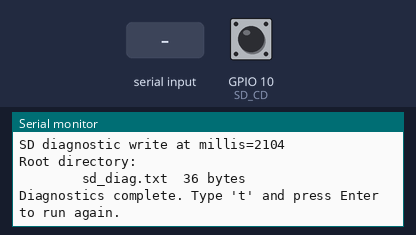
Bench run of a sketch on a simulated ESP32-S3. Parts: the last lines printed to the serial monitor. The inputs (shaded band) are chosen by the test bench; at power-on: GPIO 10 (SD_CD) HIGH. Storage starts empty.

Above: at 3.3 s.
3.4 s: "t\n" received over Serial
At 4.2 s:
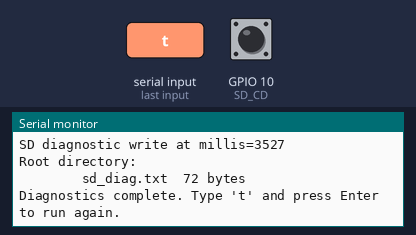
4.9 s: "T\n" received over Serial
At 5.5 s:
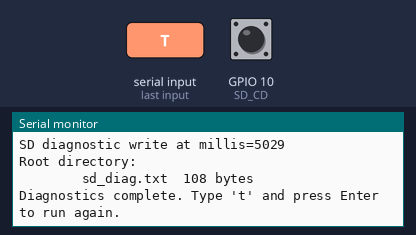
Timing chart, 0 to 7.9 s (numbered marks = the images above; inputs shaded):
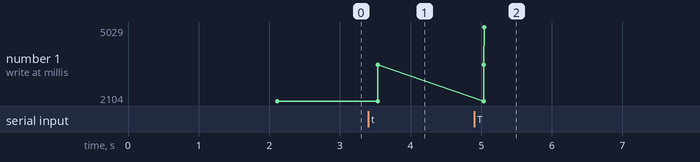

The sketch:

SD_Card_SPI_Diagnostic.ino
```cpp
#include <Arduino.h>
#include "FS.h"
#include "SD.h"
#include "SPI.h"

// Pinout copied from:
// C:\Users\samca\Documents\Arduino\SD_Card_testing\SD_Card_testing.ino
#define SD_SCK   12
#define SD_MOSI  13
#define SD_MISO  11
#define SD_CS    14
#define SD_CD    10

#define SERIAL_BAUD       115200
#define SPI_INIT_HZ       400000
#define SPI_RETRY_SLOW_HZ 100000
#define SPI_FAST_HZ       4000000

SPIClass sdSPI(FSPI);

static void printHexByte(uint8_t value) {
  if (value < 0x10) {
    Serial.print('0');
  }
  Serial.print(value, HEX);
}

static void printBytes(const uint8_t *bytes, size_t count) {
  for (size_t i = 0; i < count; i++) {
    Serial.print(" 0x");
    printHexByte(bytes[i]);
  }
  Serial.println();
}

static void deselectCard() {
  digitalWrite(SD_CS, HIGH);
  sdSPI.transfer(0xFF);
}

static void selectCard() {
  digitalWrite(SD_CS, LOW);
  sdSPI.transfer(0xFF);
}

static uint8_t waitResponse(uint32_t timeoutMs) {
  uint32_t start = millis();

  while (millis() - start < timeoutMs) {
    uint8_t response = sdSPI.transfer(0xFF);
    if ((response & 0x80) == 0) {
      return response;
    }
  }

  return 0xFF;
}

static uint8_t sendSdCommand(uint8_t cmd, uint32_t arg, uint8_t crc, uint8_t *extra, size_t extraLen) {
  selectCard();

  sdSPI.transfer(0x40 | cmd);
  sdSPI.transfer((arg >> 24) & 0xFF);
  sdSPI.transfer((arg >> 16) & 0xFF);
  sdSPI.transfer((arg >> 8) & 0xFF);
  sdSPI.transfer(arg & 0xFF);
  sdSPI.transfer(crc);

  uint8_t response = waitResponse(250);

  for (size_t i = 0; i < extraLen; i++) {
    extra[i] = sdSPI.transfer(0xFF);
  }

  deselectCard();
  return response;
}

static void printR1(const char *label, uint8_t r1) {
  Serial.print(label);
  Serial.print(" R1=0x");
  printHexByte(r1);

  if (r1 == 0xFF) {
    Serial.println(" (no response on MISO)");
    return;
  }

  if (r1 & 0x01) Serial.print(" idle");
  if (r1 & 0x02) Serial.print(" erase-reset");
  if (r1 & 0x04) Serial.print(" illegal-cmd");
  if (r1 & 0x08) Serial.print(" crc-error");
  if (r1 & 0x10) Serial.print(" erase-seq-error");
  if (r1 & 0x20) Serial.print(" address-error");
  if (r1 & 0x40) Serial.print(" parameter-error");
  if (r1 == 0x00) Serial.print(" ready");

  Serial.println();
}

static void printCardType(uint8_t cardType) {
  Serial.print("Card type: ");
  if (cardType == CARD_MMC) {
    Serial.println("MMC");
  } else if (cardType == CARD_SD) {
    Serial.println("SDSC");
  } else if (cardType == CARD_SDHC) {
    Serial.println("SDHC/SDXC");
  } else if (cardType == CARD_NONE) {
    Serial.println("NONE");
  } else {
    Serial.println("UNKNOWN");
  }
}

static void printPinState() {
  pinMode(SD_CS, OUTPUT);
  digitalWrite(SD_CS, HIGH);

  pinMode(SD_CD, INPUT_PULLUP);
  pinMode(SD_MISO, INPUT_PULLUP);

  Serial.println();
  Serial.println("Pin state before SPI:");
  Serial.printf("  SCK=%d MOSI=%d MISO=%d CS=%d CD=%d\r\n", SD_SCK, SD_MOSI, SD_MISO, SD_CS, SD_CD);
  Serial.printf("  CS idle level: %s\r\n", digitalRead(SD_CS) ? "HIGH" : "LOW");
  Serial.printf("  MISO with INPUT_PULLUP before bus start: %s\r\n", digitalRead(SD_MISO) ? "HIGH" : "LOW");
  Serial.printf("  CD with INPUT_PULLUP: %s", digitalRead(SD_CD) ? "HIGH" : "LOW");
  Serial.println(" (many sockets are LOW when a card is inserted)");
}

static void rawSpiProbe() {
  uint8_t highBytes[12];
  uint8_t lowBytes[12];

  Serial.println();
  Serial.printf("Raw SPI probe at %lu Hz:\r\n", (unsigned long)SPI_INIT_HZ);

  SD.end();
  sdSPI.end();
  sdSPI.begin(SD_SCK, SD_MISO, SD_MOSI, SD_CS);
  sdSPI.beginTransaction(SPISettings(SPI_INIT_HZ, MSBFIRST, SPI_MODE0));

  digitalWrite(SD_CS, HIGH);
  for (size_t i = 0; i < sizeof(highBytes); i++) {
    highBytes[i] = sdSPI.transfer(0xFF);
  }

  digitalWrite(SD_CS, LOW);
  for (size_t i = 0; i < sizeof(lowBytes); i++) {
    lowBytes[i] = sdSPI.transfer(0xFF);
  }
  digitalWrite(SD_CS, HIGH);
  sdSPI.transfer(0xFF);

  sdSPI.endTransaction();

  Serial.print("  MISO bytes with CS HIGH:");
  printBytes(highBytes, sizeof(highBytes));
  Serial.print("  MISO bytes with CS LOW:");
  printBytes(lowBytes, sizeof(lowBytes));

  Serial.println("  Expected: CS HIGH is usually all 0xFF. All 0x00 often means MISO is held low.");
}

static void lowLevelSdProbe() {
  uint8_t extra[4] = {0};

  Serial.println();
  Serial.println("Low-level SD command probe:");

  SD.end();
  sdSPI.end();
  sdSPI.begin(SD_SCK, SD_MISO, SD_MOSI, SD_CS);
  sdSPI.beginTransaction(SPISettings(SPI_INIT_HZ, MSBFIRST, SPI_MODE0));

  digitalWrite(SD_CS, HIGH);
  for (int i = 0; i < 10; i++) {
    sdSPI.transfer(0xFF);
  }

  uint8_t r1 = sendSdCommand(0, 0x00000000, 0x95, nullptr, 0);
  printR1("  CMD0  GO_IDLE_STATE", r1);

  r1 = sendSdCommand(8, 0x000001AA, 0x87, extra, sizeof(extra));
  printR1("  CMD8  SEND_IF_COND", r1);
  Serial.print("        CMD8 extra:");
  printBytes(extra, sizeof(extra));

  bool ready = false;
  for (int attempt = 1; attempt <= 20; attempt++) {
    r1 = sendSdCommand(55, 0x00000000, 0x65, nullptr, 0);
    uint8_t acmd41 = sendSdCommand(41, 0x40000000, 0x77, nullptr, 0);

    if (attempt == 1 || attempt == 5 || attempt == 10 || attempt == 20 || acmd41 == 0x00) {
      Serial.printf("  ACMD41 attempt %d: ", attempt);
      printR1("", acmd41);
    }

    if (r1 != 0xFF && acmd41 == 0x00) {
      ready = true;
      break;
    }

    delay(50);
  }

  memset(extra, 0, sizeof(extra));
  r1 = sendSdCommand(58, 0x00000000, 0xFD, extra, sizeof(extra));
  printR1("  CMD58 READ_OCR", r1);
  Serial.print("        OCR:");
  printBytes(extra, sizeof(extra));

  sdSPI.endTransaction();

  if (!ready) {
    Serial.println("  Low-level init did not reach ready state.");
  } else {
    Serial.println("  Low-level init reached ready state.");
  }
}

static bool mountAt(uint32_t frequency) {
  Serial.printf("Trying SD.begin at %lu Hz... ", (unsigned long)frequency);

  SD.end();
  sdSPI.end();
  sdSPI.begin(SD_SCK, SD_MISO, SD_MOSI, SD_CS);

  bool mounted = SD.begin(SD_CS, sdSPI, frequency);
  Serial.println(mounted ? "OK" : "FAILED");
  return mounted;
}

static void fileSystemTest() {
  Serial.println();
  Serial.println("Filesystem mount/write/read test:");

  bool mounted = mountAt(SPI_RETRY_SLOW_HZ);
  if (!mounted) mounted = mountAt(SPI_INIT_HZ);
  if (!mounted) mounted = mountAt(SPI_FAST_HZ);

  if (!mounted) {
    Serial.println("SD mount failed at all tested speeds.");
    Serial.println("Check CS, MISO continuity/pull-up, 3.3V power, ground, and whether another device is driving MISO.");
    return;
  }

  uint8_t cardType = SD.cardType();
  printCardType(cardType);

  if (cardType == CARD_NONE) {
    Serial.println("Mounted bus, but the SD library reports CARD_NONE.");
    return;
  }

  Serial.printf("Card size: %llu MB\r\n", SD.cardSize() / (1024ULL * 1024ULL));
  Serial.printf("Total bytes: %llu\r\n", SD.totalBytes());
  Serial.printf("Used bytes:  %llu\r\n", SD.usedBytes());

  File file = SD.open("/sd_diag.txt", FILE_APPEND);
  if (!file) {
    Serial.println("Failed to open /sd_diag.txt for append.");
    return;
  }

  file.printf("SD diagnostic write at millis=%lu\r\n", (unsigned long)millis());
  file.close();
  Serial.println("Appended to /sd_diag.txt");

  file = SD.open("/sd_diag.txt", FILE_READ);
  if (!file) {
    Serial.println("Failed to reopen /sd_diag.txt for read.");
    return;
  }

  Serial.println("First bytes from /sd_diag.txt:");
  size_t shown = 0;
  while (file.available() && shown < 256) {
    Serial.write(file.read());
    shown++;
  }
  file.close();

  Serial.println();
  Serial.println("Root directory:");
  File root = SD.open("/");
  if (!root) {
    Serial.println("Failed to open root directory.");
    return;
  }

  File entry = root.openNextFile();
  while (entry) {
    Serial.print(entry.isDirectory() ? "  <DIR> " : "        ");
    Serial.print(entry.name());
    if (!entry.isDirectory()) {
      Serial.printf("  %llu bytes", entry.size());
    }
    Serial.println();
    entry.close();
    entry = root.openNextFile();
  }
  root.close();
}

static void runDiagnostics() {
  Serial.println();
  Serial.println("========================================");
  Serial.println("ESP32-S3 SPI SD Card Diagnostic");
  Serial.println("========================================");

  printPinState();
  rawSpiProbe();
  lowLevelSdProbe();
  fileSystemTest();

  Serial.println();
  Serial.println("Diagnostics complete. Type 't' and press Enter to run again.");
}

void setup() {
  Serial.begin(SERIAL_BAUD);
  Serial.setTimeout(10);
  delay(2000);

  runDiagnostics();
}

void loop() {
  if (!Serial.available()) {
    delay(25);
    return;
  }

  char command = Serial.read();
  if (command == 't' || command == 'T' || command == '\n' || command == '\r') {
    while (Serial.available()) {
      Serial.read();
    }
    runDiagnostics();
  }
}
```

Measured:
- after the input at 3.4 s, the serial monitor: prints a new line after 0.12 s (image 1)
- after the input at 4.9 s, the serial monitor: prints a new line after 0.12 s (image 2)
- plotted number 1: 2104 → 3527 after the input at 3.4 s, 3527 → 5029 after the input at 4.9 s
